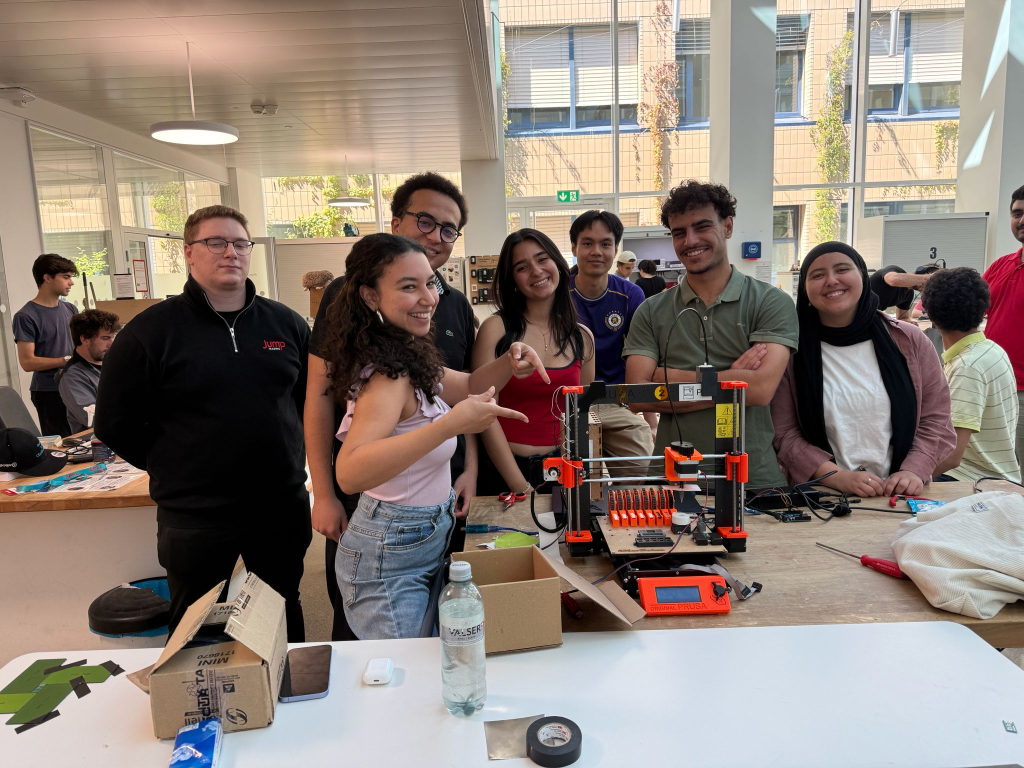
#> input picture images/MIT group.jpeg, 2048 x 1536 px, given in place of the camera (shown at 1/2 size)
$ python camera_diagnostic.py
#> lines starting #> are read from the running program, lines starting #| are printed output that depends on the picture; after the words box and inside, x2 and y2 are one past the last pixel; in counts of white or black regions, pixels touching at a corner belong together
"""
camera_diagnostic.py
====================
Run this BEFORE pnp_bottom_vision.py to find out exactly what
the camera sees and where detection breaks.

Shows 4 windows:
  1. Raw camera feed
  2. Grayscale (brightness only)
  3. Threshold mask (adjust trackbar until your object is white)
  4. Contours found (green = valid size, red = too small/large)

Also prints contour info to the terminal so you can see areas and positions.

Run:
    python camera_diagnostic.py

Controls:
    Trackbar  -> adjust threshold (0 = Otsu auto)
    i         -> invert threshold
    q         -> quit and print the threshold value to use in pnp_bottom_vision.py
"""

import cv2
import numpy as np

CAMERA_INDEX = 1        # change to 1 or 2 if wrong camera
FRAME_WIDTH  = 1280
FRAME_HEIGHT = 720
CENTER_RADIUS = 280     # grey circle in the main view

def main():
    # CAP_DSHOW is required on Windows for reliable USB camera access
    cap = cv2.VideoCapture(CAMERA_INDEX, cv2.CAP_DSHOW)
    cap.set(cv2.CAP_PROP_FRAME_WIDTH,  FRAME_WIDTH)
    cap.set(cv2.CAP_PROP_FRAME_HEIGHT, FRAME_HEIGHT)
    cap.set(cv2.CAP_PROP_AUTOFOCUS,    0)    # disable autofocus
    cap.set(cv2.CAP_PROP_AUTO_EXPOSURE, 1)   # manual exposure
    cap.set(cv2.CAP_PROP_EXPOSURE,    -6)    # raise to -4 if image is too dark
    cap.set(cv2.CAP_PROP_BRIGHTNESS,  150)   # compensate for shorter exposure

    if not cap.isOpened():
        print(f"[ERROR] Cannot open camera {CAMERA_INDEX}")
        print("        Try CAMERA_INDEX = 1 or 2")
        return

    print("Camera opened OK")
    print("Adjust the trackbar until your component appears WHITE on black background")
    print("Press 'i' to invert if everything is white, 'q' to quit")

    WIN_RAW      = "1 - Raw camera"
    WIN_GRAY     = "2 - Grayscale"
    WIN_THRESH   = "3 - Threshold (adjust me)"
    WIN_CONTOURS = "4 - Contours found"

    cv2.namedWindow(WIN_THRESH)
    cv2.createTrackbar("Threshold (0=Otsu)", WIN_THRESH, 0, 255, lambda x: None)

    invert = False
    frame_count = 0

    while True:
        ret, frame = cap.read()
#> frame is the input picture: shape (1536, 2048, 3); mean B, G, R 119.5, 128.3, 141.3
        if not ret:
            print("[ERROR] No frame")
            break

        # ── Grayscale (Value channel from HSV)
        hsv  = cv2.cvtColor(frame, cv2.COLOR_BGR2HSV)
#> hsv: shape (1536, 2048, 3); mean H, S, V 48.5, 64.4, 146.1
        v    = hsv[:, :, 2]
        clahe = cv2.createCLAHE(clipLimit=2.0, tileGridSize=(8,8))
        v_eq = clahe.apply(v)
        blur = cv2.GaussianBlur(v_eq, (9, 9), 0)

        # ── Threshold
        cx0, cy0 = FRAME_WIDTH // 2, FRAME_HEIGHT // 2
        t = cv2.getTrackbarPos("Threshold (0=Otsu)", WIN_THRESH)
        if t == 0:
            # Compute Otsu from center-region pixels only so peripheral
            # background doesn't skew the histogram into a giant blob.
            roi_circle = np.zeros(blur.shape, dtype=np.uint8)
            cv2.circle(roi_circle, (cx0, cy0), CENTER_RADIUS, 255, -1)
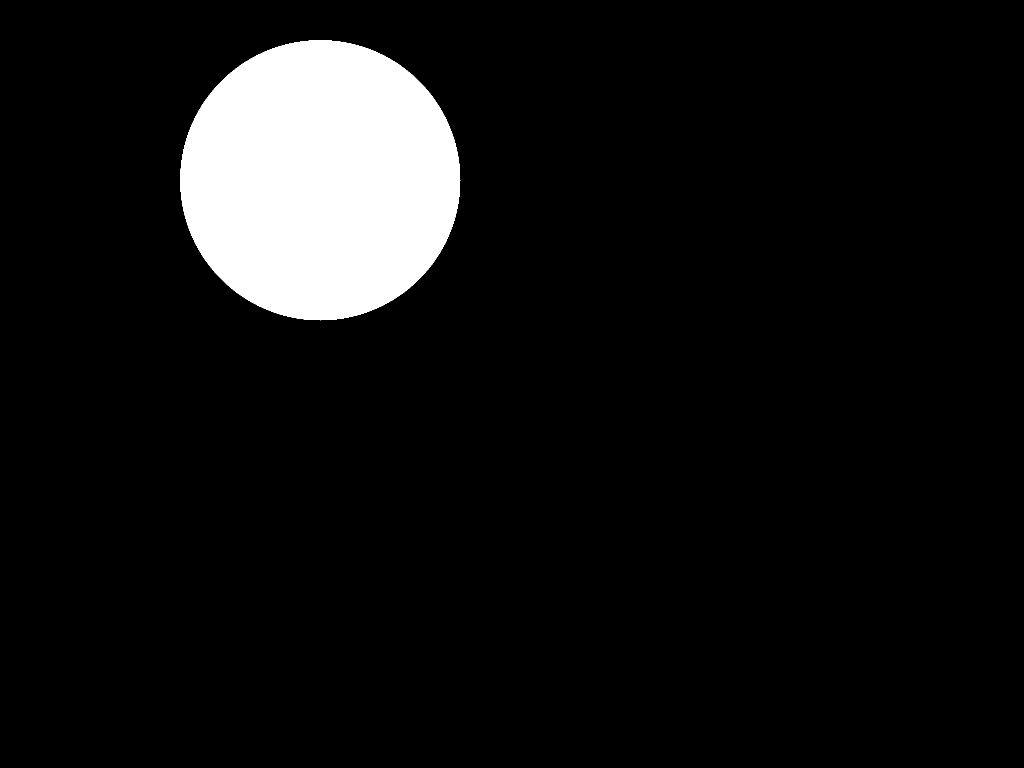
#> roi_circle: shape (1536, 2048) (shown at 1/2 size); 7.8% white; 1 white region, box (x1, y1, x2, y2) and area: (360, 80, 921, 641) 246253
            center_pixels = blur[roi_circle > 0].reshape(-1, 1)
            otsu_val, _ = cv2.threshold(center_pixels, 0, 255,
                                        cv2.THRESH_BINARY + cv2.THRESH_OTSU)
#> otsu_val = 137
            _, thresh = cv2.threshold(blur, int(otsu_val), 255, cv2.THRESH_BINARY)
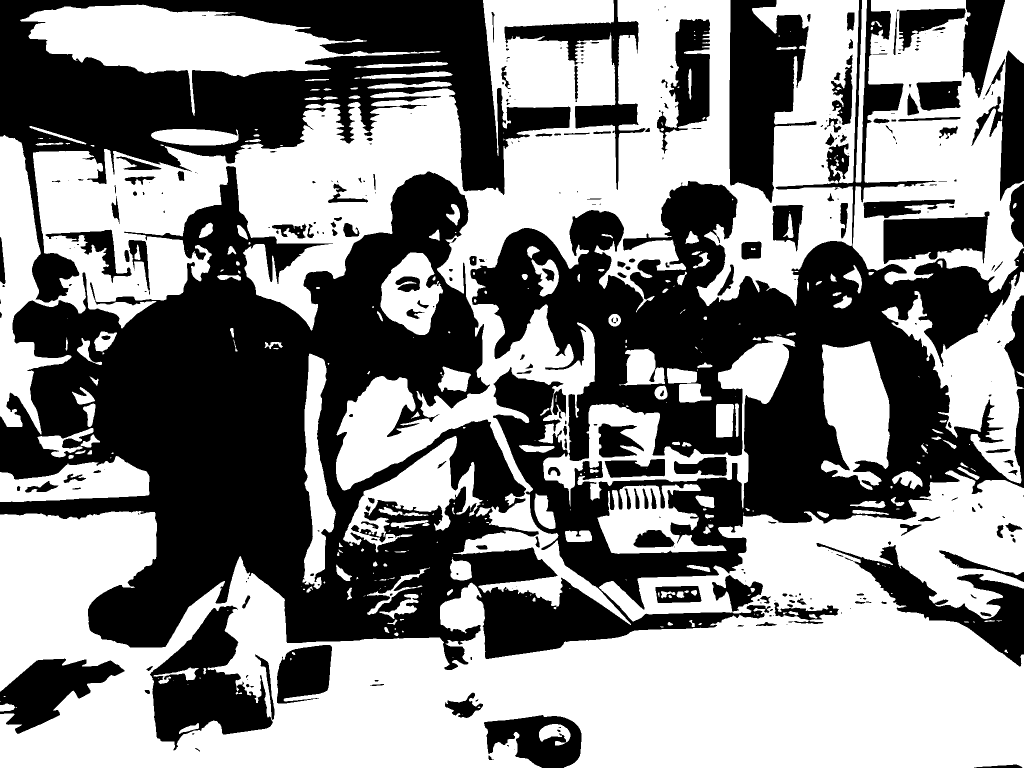
#> thresh: shape (1536, 2048) (shown at 1/2 size); 53% white; 344 black regions (152 under 20 px), largest, box (x1, y1, x2, y2) and area: (0, 0, 2048, 1340) 966657, (0, 0, 1141, 605) 218978, (1459, 0, 1633, 406) 42047
            thresh_label = f"Otsu auto (val={otsu_val:.0f})"
#> thresh_label = 'Otsu auto (val=137)'
        else:
            _, thresh = cv2.threshold(blur, t, 255, cv2.THRESH_BINARY)
            thresh_label = f"Manual thresh={t}"

        if invert:
            thresh = cv2.bitwise_not(thresh)
            thresh_label += " [INVERTED]"

        # Morphology cleanup
        kernel = cv2.getStructuringElement(cv2.MORPH_ELLIPSE, (5, 5))
        clean  = cv2.morphologyEx(thresh, cv2.MORPH_CLOSE, kernel, iterations=3)
#> clean: shape (1536, 2048); 56.2% white; 102 black regions, largest, box (x1, y1, x2, y2) and area: (0, 333, 1109, 1295) 493027, (947, 363, 2023, 1046) 307917, (0, 0, 1009, 403) 195093
        clean  = cv2.morphologyEx(clean,  cv2.MORPH_OPEN,  kernel, iterations=2)
#> clean: shape (1536, 2048); 55.6% white; 62 black regions (1 under 20 px), largest, box (x1, y1, x2, y2) and area: (0, 332, 1457, 1407) 553189, (947, 363, 2023, 1207) 405818, (0, 0, 1141, 403) 207865

        # Clip to the nozzle search zone, then auto-invert so the component
        # is always white — mirrors the engine's polarity logic so contours
        # trace the IC body itself rather than the surrounding background.
        roi_clip = np.zeros(blur.shape, dtype=np.uint8)
        cv2.circle(roi_clip, (cx0, cy0), CENTER_RADIUS, 255, -1)
        clean_clipped = cv2.bitwise_and(clean, roi_clip)
#> clean_clipped: shape (1536, 2048); 4.4% white; 11 white regions
        zone_total = int(np.count_nonzero(roi_clip))
#> zone_total = 246253
        zone_white_raw = int(np.count_nonzero(clean_clipped))
#> zone_white_raw = 139332
        if zone_total > 0 and zone_white_raw / zone_total > 0.60:
            clean_clipped = cv2.bitwise_not(clean_clipped)
            clean_clipped = cv2.bitwise_and(clean_clipped, roi_clip)

        # ── Contours
        contours, _ = cv2.findContours(clean_clipped, cv2.RETR_EXTERNAL,
                                        cv2.CHAIN_APPROX_SIMPLE)
#> contours = 11 contours; largest, box (x1, y1, x2, y2) and area: (360, 148, 921, 640) 119998, (458, 80, 673, 154) 8322, (761, 505, 862, 613) 4797, (370, 258, 477, 291) 2700, (400, 446, 426, 475) 449

        contour_vis = frame.copy()
        cv2.circle(contour_vis, (cx0, cy0), CENTER_RADIUS, (80, 80, 80), 1)
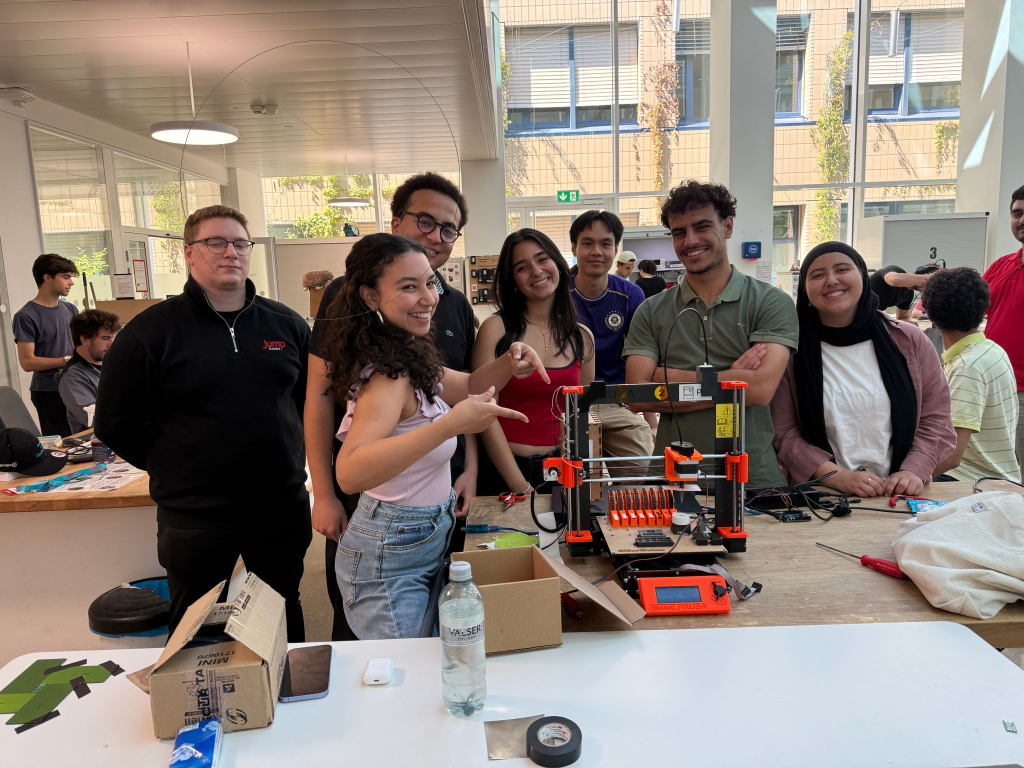
#> contour_vis: shape (1536, 2048, 3) (shown at 1/2 size); 0.05% of pixels changed, all inside (x1, y1, x2, y2) = (360, 80, 921, 641)
        cv2.line(contour_vis, (cx0-30, cy0), (cx0+30, cy0), (80,80,80), 1)
#> contour_vis: shape (1536, 2048, 3); under 0.01% of pixels changed, all inside (x1, y1, x2, y2) = (610, 360, 671, 361)
        cv2.line(contour_vis, (cx0, cy0-30), (cx0, cy0+30), (80,80,80), 1)
#> contour_vis: shape (1536, 2048, 3); mean B, G, R 119.5, 128.3, 141.3

        valid_found = []
        for cnt in contours:
            area = cv2.contourArea(cnt)
            M    = cv2.moments(cnt)
            if M["m00"] == 0:
                continue
            cx = int(M["m10"] / M["m00"])
            cy = int(M["m01"] / M["m00"])
            dist = float(np.hypot(cx - cx0, cy - cy0))

            if area < 500:
                # Too small — draw tiny red dot
                cv2.circle(contour_vis, (cx, cy), 3, (0, 0, 180), -1)
            elif area > 250_000:
                # Too large — draw red outline
                cv2.drawContours(contour_vis, [cnt], -1, (0, 0, 255), 2)
                cv2.putText(contour_vis, f"TOO LARGE {area:.0f}",
                            (cx, cy), cv2.FONT_HERSHEY_SIMPLEX, 0.5, (0,0,255), 1)
            elif dist > CENTER_RADIUS:
                # Valid size but outside nozzle zone — yellow
                cv2.drawContours(contour_vis, [cnt], -1, (0, 200, 255), 2)
                cv2.putText(contour_vis, f"outside zone",
                            (cx-40, cy), cv2.FONT_HERSHEY_SIMPLEX, 0.45, (0,200,255), 1)
            else:
                # Valid! — green
                cv2.drawContours(contour_vis, [cnt], -1, (0, 255, 60), 2)
                cv2.putText(contour_vis, f"OK area={area:.0f}",
                            (cx-40, cy-10), cv2.FONT_HERSHEY_SIMPLEX, 0.5, (0,255,60), 1)
                valid_found.append((area, cx, cy, dist))
#> this loop made 11 passes
#> (area, cx, cy, dist) on passes 1 to 11: (171.5, 446, 552, 272.9), (4797, 808, 550, 253.6), (98.5, 462, 500, 226.5), (361.5, 409, 505, 272.7), (183, 870, 471, 255.4), (449, 413, 460, 248.1), (316, 906, 425, 273.8), (2700, 419, 275, 236.8), (119997.5, 651, 367, 13.04), (192, 715, 107, 263.9), (8322, 574, 117, 251.8)
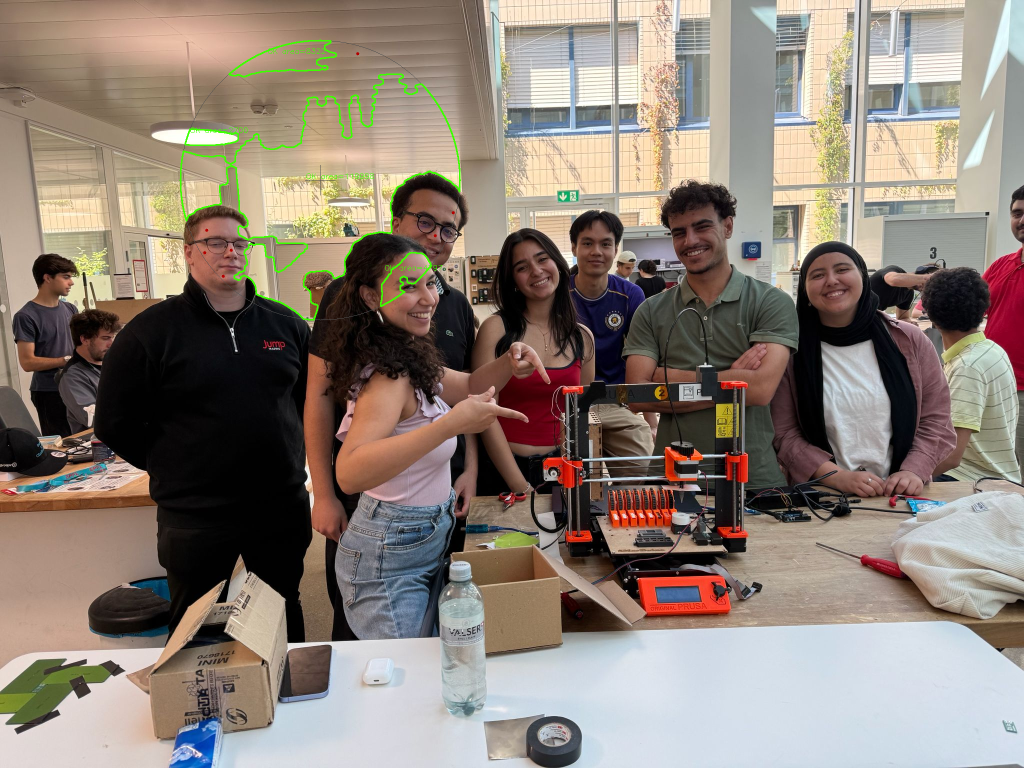
#> contour_vis: shape (1536, 2048, 3) (shown at 1/2 size); mean B, G, R 118.9, 128.8, 140.8
#> after the loop, valid_found = [(4797, 808, 550, 253.6), (2700, 419, 275, 236.8), (119997.5, 651, 367, 13.04), (8322, 574, 117, 251.8)]

        # Stats: show raw (pre-invert) background coverage so the user can
        # judge whether the threshold is separating component from background
        white_pct = 100 * zone_white_raw / max(zone_total, 1)
#> white_pct = 56.58
        thresh_rgb = cv2.cvtColor(clean, cv2.COLOR_GRAY2BGR)
        cv2.putText(thresh_rgb, thresh_label,
                    (10, 30), cv2.FONT_HERSHEY_SIMPLEX, 0.65, (0,200,255), 2)
        cv2.putText(thresh_rgb, f"White: {white_pct:.1f}%  (>60% = wrong direction -> press i)",
                    (10, 60), cv2.FONT_HERSHEY_SIMPLEX, 0.55,
                    (0,0,255) if white_pct > 60 else (0,255,60), 1)
#> thresh_rgb: shape (1536, 2048, 3); mean B, G, R 141.6, 141.8, 141.7
        cv2.putText(thresh_rgb, f"Valid contours in zone: {len(valid_found)}",
                    (10, 90), cv2.FONT_HERSHEY_SIMPLEX, 0.65,
                    (0,255,60) if valid_found else (0,0,255), 2)
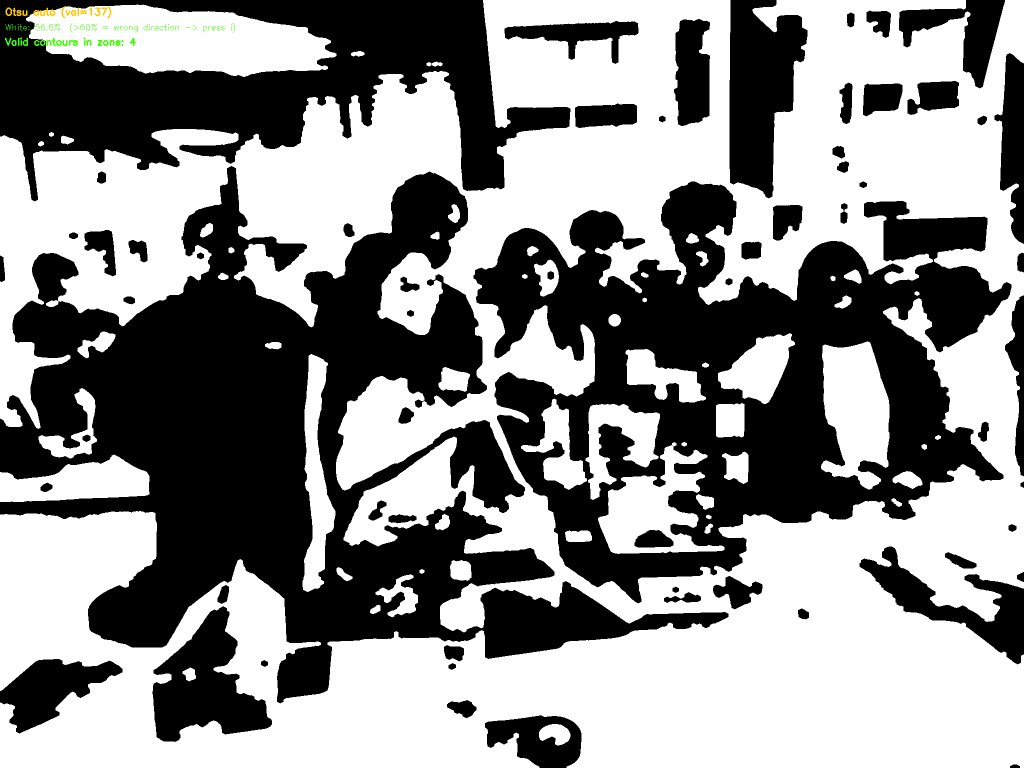
#> thresh_rgb: shape (1536, 2048, 3) (shown at 1/2 size); mean B, G, R 141.5, 141.8, 141.7

        # Print to terminal every 60 frames
        frame_count += 1
        if frame_count % 60 == 0:
            print(f"\n[Frame {frame_count}]  White%={white_pct:.1f}  "
                  f"Valid contours={len(valid_found)}  Thresh={t}  Invert={invert}")
            for i, (a, cx, cy, d) in enumerate(valid_found):
                print(f"  Contour {i}: area={a:.0f}  centre=({cx},{cy})  dist_from_centre={d:.0f}px")
            if not valid_found and contours:
                print(f"  {len(contours)} contours found but none passed filters:")
                for cnt in contours[:5]:
                    a  = cv2.contourArea(cnt)
                    M  = cv2.moments(cnt)
                    if M["m00"] == 0: continue
                    cx = int(M["m10"]/M["m00"])
                    cy = int(M["m01"]/M["m00"])
                    d  = float(np.hypot(cx-cx0, cy-cy0))
                    print(f"    area={a:.0f}  centre=({cx},{cy})  dist={d:.0f}  "
                          f"{'too small' if a<500 else 'too large' if a>250000 else 'outside zone'}")

        # Show all windows
        cv2.imshow(WIN_RAW,      frame)
        cv2.imshow(WIN_GRAY,     blur)
        cv2.imshow(WIN_THRESH,   thresh_rgb)
        cv2.imshow(WIN_CONTOURS, contour_vis)

        key = cv2.waitKey(1) & 0xFF
#> (key q is pressed here)
        if key == ord("q"):
            break
        elif key == ord("i"):
            invert = not invert
            print(f"[Invert] {'ON' if invert else 'OFF'}")

    cap.release()
    cv2.destroyAllWindows()

    # Final instructions
    t_final = cv2.getTrackbarPos("Threshold (0=Otsu)", WIN_THRESH) if False else t
#> t_final = 0
    print("\n" + "="*50)
    print("  DIAGNOSTIC COMPLETE")
    print("="*50)
    print(f"  Best threshold value found : {t_final}")
#|   Best threshold value found : 0
    print(f"  Invert was                 : {invert}")
    print()
    print("  In pnp_bottom_vision.py set these at the top:")
    print(f"    -> Use trackbar value in the debug window")
    print("="*50)


if __name__ == "__main__":
    main()

$ run again, on images/PCB with components.jpeg
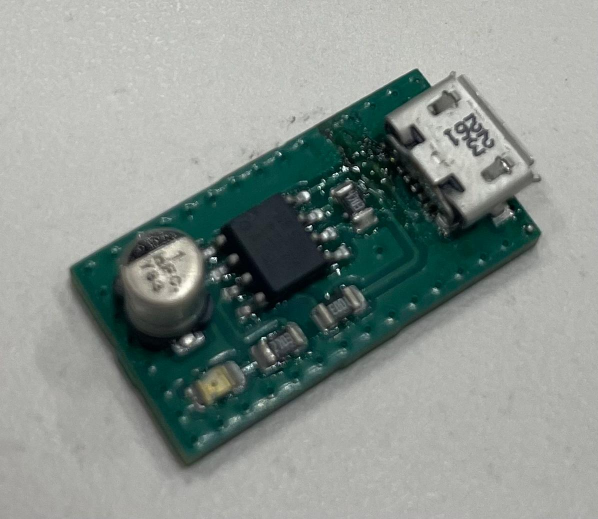
#> input picture images/PCB with components.jpeg, 1196 x 1038 px, given in place of the camera (shown at 1/2 size)
#> in main, frame is the input picture: shape (1038, 1196, 3); mean B, G, R 142, 146.7, 137.6
#> hsv: shape (1038, 1196, 3); mean H, S, V 49.7, 45.8, 147
#> in main, `cv2.circle(roi_circle, (cx0, cy0), CENTER_RADIUS, 255, -1)`:
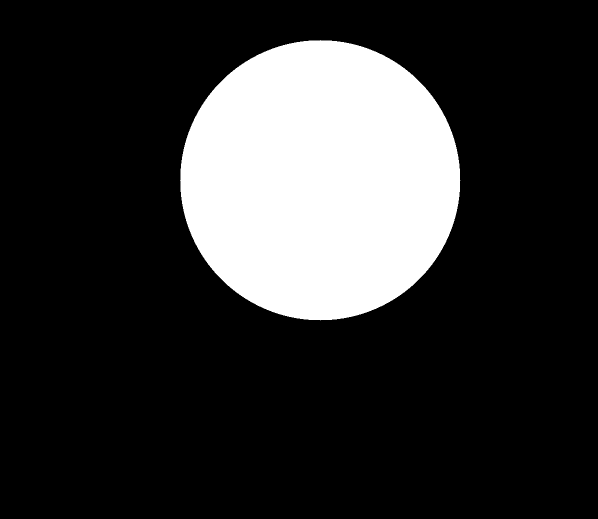
#> roi_circle: shape (1038, 1196) (shown at 1/2 size); 19.8% white; 1 white region, box (x1, y1, x2, y2) and area: (360, 80, 921, 641) 246253
#> otsu_val = 131
#> thresh: shape (1038, 1196); 73.1% white; 22 black regions (12 under 20 px), largest, box (x1, y1, x2, y2) and area: (136, 137, 1084, 965) 325682, (909, 227, 990, 314) 3012, (962, 306, 1031, 364) 2076
#> thresh_label = 'Otsu auto (val=131)'
#> clean_clipped: shape (1038, 1196); 7.6% white; 29 white regions (1 under 20 px)
#> zone_white_raw = 94904
#> contours = 29 contours, 1 with area under 20; largest, box (x1, y1, x2, y2) and area: (360, 80, 818, 404) 68314, (781, 188, 921, 367) 12078, (627, 570, 734, 641) 3445, (661, 358, 755, 466) 3020, (599, 412, 661, 443) 926
#> the loop in main, `for cnt in contours:` made 29 passes
#> (area, cx, cy, dist) on passes 1 to 8: (65, 653, 591, 231.4), (153.5, 519, 593, 262.5), (89.5, 469, 577, 276.3), (3445, 683, 607, 250.7), (213, 703, 553, 203), (119.5, 492, 554, 244), (378, 442, 545, 271), (188.5, 672, 539, 181.8)
#> after the loop in main, `for cnt in contours:`: valid_found = [(3445, 683, 607, 250.7), (733.5, 677, 505, 149.6), (737, 653, 467, 107.8), (926, 633, 428, 68.36), (3020, 711, 411, 87.42), (12078.5, 860, 279, 234.4), (68313.5, 553, 209, 174.3)]
#> white_pct = 38.54
#> in main, `cv2.putText(thresh_rgb, f"Valid contours in zone: {len(valid_found)}",..`:
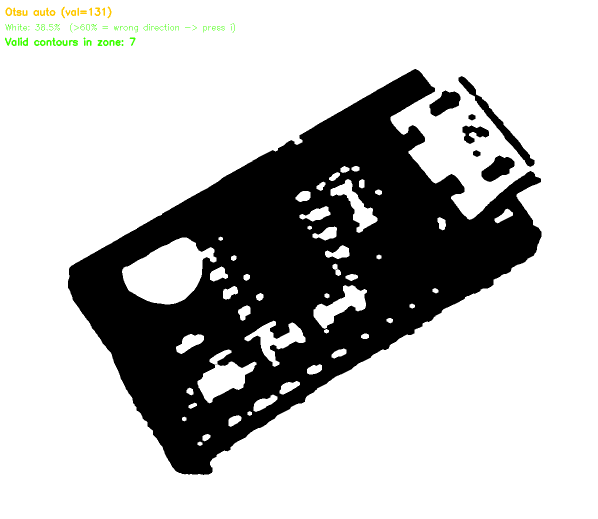
#> thresh_rgb: shape (1038, 1196, 3) (shown at 1/2 size); mean B, G, R 186.5, 187.2, 186.8
#> t_final = 0
#|   Best threshold value found : 0
